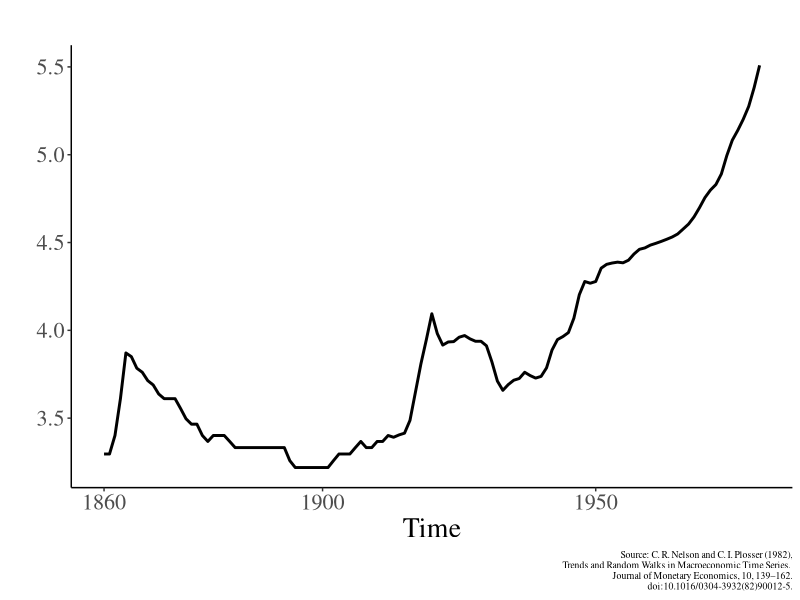
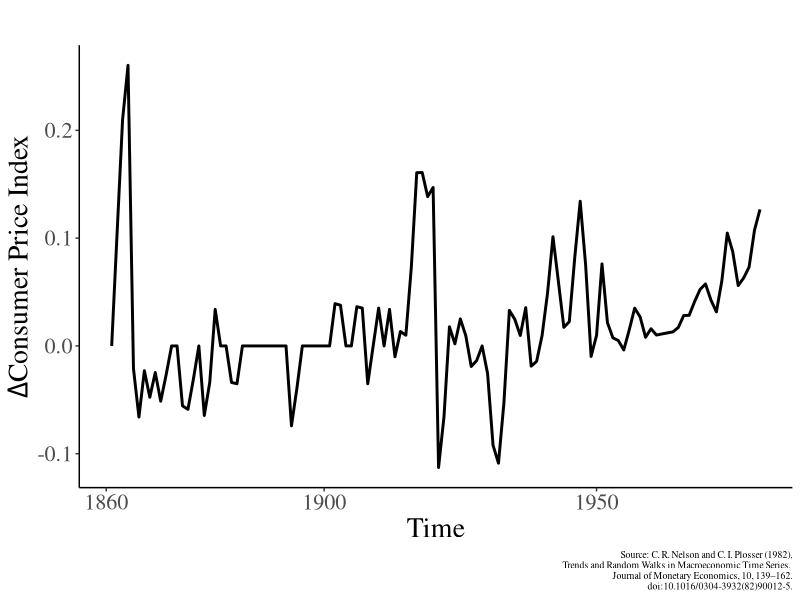
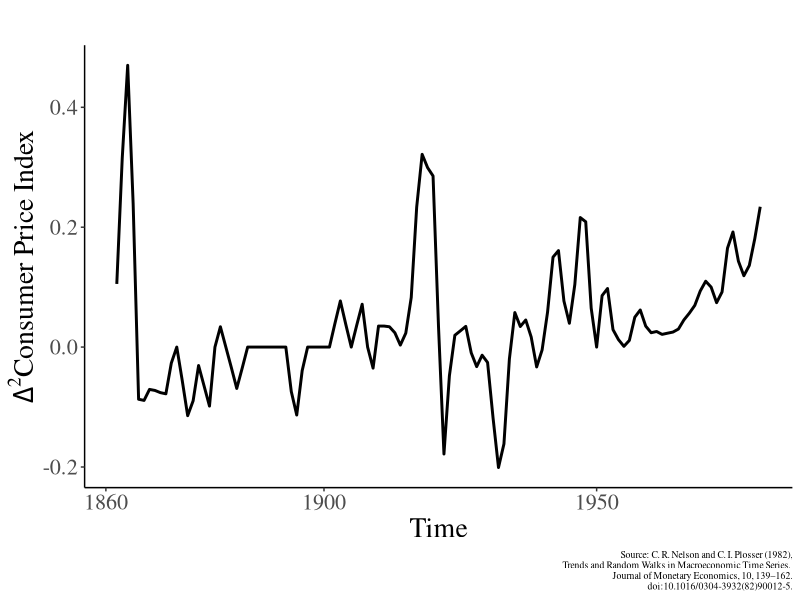
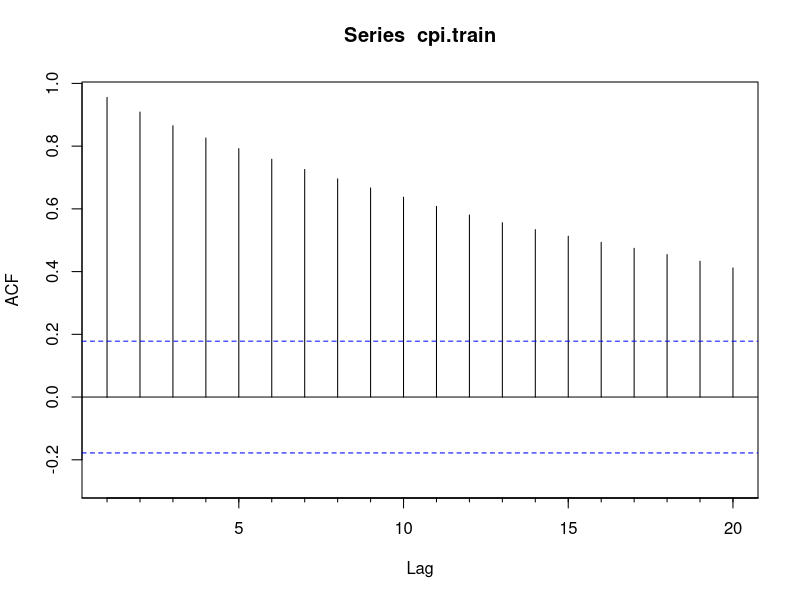
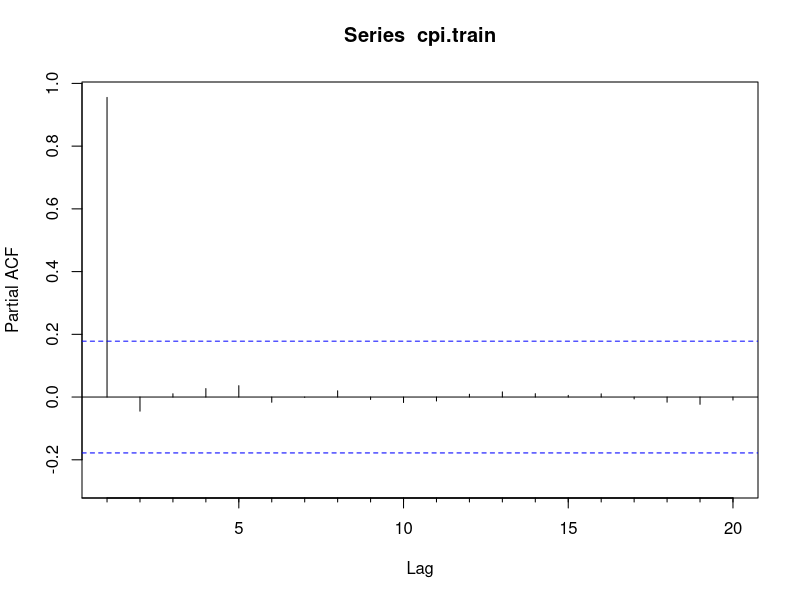

Write the R code that produced these figures, in order. (Note: this script raises an error after producing the figures.)
library(tidyverse)
library(tseries)
library(forecast)
library(urca)
data(package = "tseries")
data(NelPlo, package = "tseries")
cpi # it's part of NelPlo

cpi <- ts(cpi,start = 1860, end = 1988)

cpi.train <- window(cpi, end = 1980)
cpi.test <- window(cpi, start = 1981)

autoplot(cpi.train, linewidth = 1)+
  labs(tittle = "Consumer Price Index: Training Data",
       y= "",
       caption = "Source: C. R. Nelson and C. I. Plosser (1982),\n Trends and Random Walks in Macroeconomic Time Series. \n Journal of Monetary Economics, 10, 139–162.\n doi:10.1016/0304-3932(82)90012-5.")+
  scale_x_continuous(breaks= c(1860, 1900, 1950, 1988))+
  theme_classic()+
  theme(text = element_text(size = 20, family = "serif"),
        plot.caption = element_text(size = 7))



autoplot(diff(cpi.train), linewidth = 1)+
  labs(y = expression(Delta * "Consumer Price Index"),
                 caption = "Source: C. R. Nelson and C. I. Plosser (1982),\n Trends and Random Walks in Macroeconomic Time Series. \n Journal of Monetary Economics, 10, 139–162.\n doi:10.1016/0304-3932(82)90012-5.")+
  scale_x_continuous(breaks= c(1860, 1900, 1950, 1988))+
  theme_classic()+
  theme(text = element_text(size = 20, family = "serif"),
        plot.caption = element_text(size = 7))


autoplot(diff(cpi.train,2), linewidth = 1)+
  labs(y = expression(Delta^2 * "Consumer Price Index"),
                 caption = "Source: C. R. Nelson and C. I. Plosser (1982),\n Trends and Random Walks in Macroeconomic Time Series. \n Journal of Monetary Economics, 10, 139–162.\n doi:10.1016/0304-3932(82)90012-5.")+
  scale_x_continuous(breaks= c(1860, 1900, 1950, 1988))+
  theme_classic()+
  theme(text = element_text(size = 20, family = "serif"),
        plot.caption = element_text(size = 7))


Acf(cpi.train)

Pacf(cpi.train)

urca::ur.df(cpi.train,type = "drift") |>summary()


names(sm)
urca::ur.kpss(cpi.train, type = "tau") |> summary()

Acf(diff(cpi.train))

Pacf(diff(cpi.train))



urca::ur.df(diff(cpi.train),type = "none") |>summary()

urca::ur.kpss(diff(cpi.train,1), type = "mu") |> summary()
urca::ur.kpss(diff(cpi.train,2), type = "mu") |> summary()




arima.fit1 <- auto.arima(cpi.train, seasonal = F, PI = F)

f8 <- arima.fit1 %>% forecast(h = 8)

autoplot(cpi, color = "darkgreen", size =1, series = "CPI")+
  autolayer(f8, PI =F, color = "darkred", size = 1, series = "Arima Prediction")+
  theme_classic()

# simple exponential smoothing


ex.mod1 <- ses(cpi, alpha = 0.9, h = 10, initial = "optimal")
ex.mod1 |> autoplot()
ex.mod1
ex.mod2 <- ses(diff(cpi), alpha = 0.1, h = 10)
ex.mod2
ex.mod2 |> autoplot()
accuracy(ex.mod2) |> round(2)


lmd <- BoxCox.lambda(ap2)
autoplot(BoxCox(ap2, lmd))

plot(log(ap2))

autoplot(cpi)+
  # autolayer(fitted(ex.mod1), linewidth = 1)+
  autolayer(ex.mod2, PI = F, size = 1)+
  autolayer(fitted(ex.mod2), color = "red", linewidth = 1)

ex.mod2 <- holt(cpi, h = 10)

hw1  <- hw(ap2, damped = T, seasonal = "mult")
autoplot(hw1)
accuracy(hw1)
plot(hw1)
geom_forecast()


ex.mod3 <- holt(ap2, h =5)
ex.mod3 |> autoplot()
ets()


# 



cpi.fit.holt |> names()


ap <- ts(AirPassengers,frequency = 12)

ap
ggseasonplot(ap, polar = T) +theme_classic()
ggsubseriesplot(ap) +theme_classic()

agap <- aggregate(ap, nfrequency = 12)

boxplot(ap~cycle(ap))
cycle(ap)
agap

dim(agap)
boxplot(agap)


gglagplot(ap)
gglagplot(cpi)

shapiro.test(residuals(ex.mod1))
shapiro.test(residuals(ex.mod2))
checkresiduals(residuals(ex.mod1))

ggPacf(cpi)
ggAcf(cpi, lag =40)
ggAcf(diff(cpi))


ggPacf(ap)
ggAcf(ap,lag.max = 48)

apd <- cbind(monthly = ap, 
             avap = ap/monthdays(ap))
apd

autoplot(apd, facet = T)

apd[,2]
ggseasonplot(apd["avap"])
ap2 <- ts(apd[,2], freq = 12)

ap2
monthdays(ap)
autoplot(cpi)+
  autolayer(meanf(cpi, h = 5), PI = F)+
  autolayer(rwf(cpi, h = 5), PI = F)
  autolayer(snaive(cpi, h = 5), PI = F)

########
ap2
ap23 <- window(ap2, end = 10)
ap23
  
ap23fit1 <- hw(ap23, seasonal = "mult")   

autoplot(ap2)+
  autolayer(ap23fit1, PI = F, color = 'red')

## acuracy test testing.
accuracy(ap23fit1, window(ap2, start = 10)) |> round(1) 
data(package = "forecast")
data("gold")
autoplot(gold)

## cross-validation
er <- tsCV(cpi, rwf, drift = T, h = 1)
er
accuracy(er)

sqrt(mean(er^2, na.rm =T))
sqrt(mean(residuals(rwf(cpi, drift = T, h = 1)), na.rm =T))


cpi.fit1 <- tslm(ap2~ trend+ season)

autoplot(ap2)+
  autolayer(fitted(cpi.fit1))
plot(cpi)
plot(diff(cpi))
cpi %>% ur.df(type = "none") %>% summary()
cpi %>% ur.df(type = "drift") %>% summary()
cpi %>% ur.df(type = "trend") %>% summary()

diff(cpi) %>% ur.df(type = "none") %>% summary()
diff(cpi) %>% ur.df(type = "drift") %>% summary()
diff(cpi) %>% ur.df(type = "trend") %>% summary()
diff(cpi) %>% ur.df() %>% summary()
diff(cpi) %>% ur.df() %>% summary()
diff(cpi) %>% ur.kpss(type = "tau") %>% summary()

